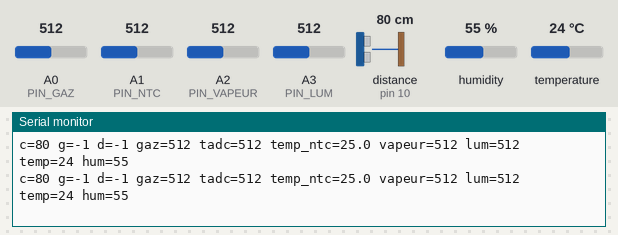
Bench run of a sketch on a simulated Arduino Uno, built with avr-gcc and run on an emulated ATmega328P. Parts: the last lines printed to the serial monitor. Wiring (inferred from the names in the program): ultrasonic range finder: trigger pin 9; echo pin 10. The test bench sets the inputs (shaded band); at power-on: A0 (PIN_GAZ) = 512, A1 (PIN_NTC) = 512, A2 (PIN_VAPEUR) = 512, A3 (PIN_LUM) = 512, distance to the obstacle (sensor on pin 10) 80 cm, humidity 55 %, temperature 24 °C. The echo pulse lasts 58.3 µs per cm.

Above: at 3.5 s.
3.6 s: A0 (PIN_GAZ) set to 107
At 10.09 s:
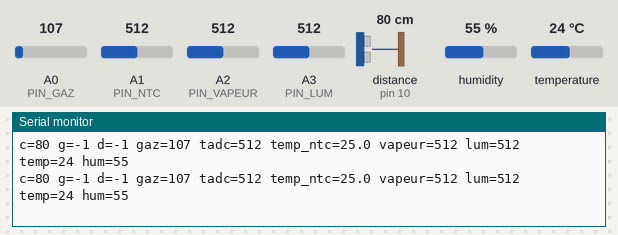
13.5 s: A0 (PIN_GAZ) set to 92
At 14.2 s:
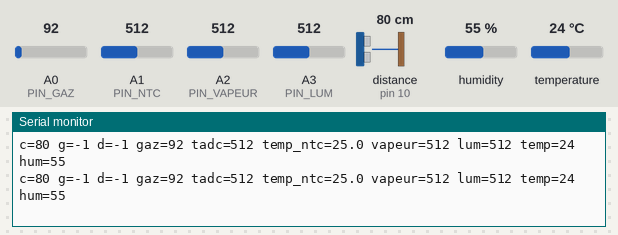
15.0 s: A1 (PIN_NTC) set to 347
At 15.8 s:
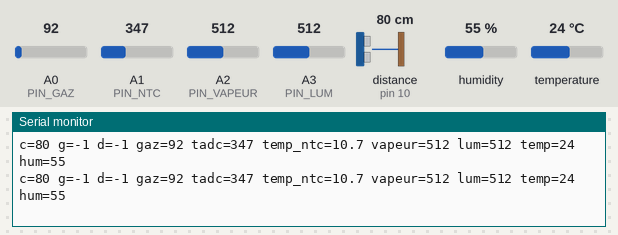
24.9 s: A1 (PIN_NTC) set to 321
At 26.19 s:
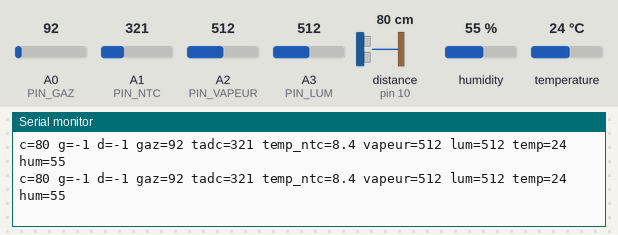
Timing chart, 0 to 27.9 s (numbered marks = the images above; inputs shaded):
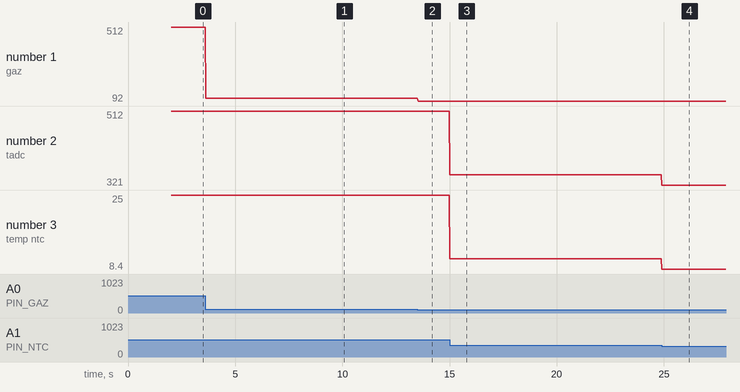

The sketch:

capteurs_dht11.ino
```cpp
/*
  capteurs_dht11.ino - Arduino Uno fixe sur la tete du Yanshee

  Reproduit le programme d'origine (code source perdu, comportement retrouve en
  desassemblant arduino/sauvegarde_origine.hex) et ajoute le DHT11.

  Envoie en continu, a 115200 bauds, une ligne au meme format qu'avant :
      c=28 g=-1 d=-1 gaz=64 vapeur=26 lum=50 temp=24 hum=55
  -> capteurs_serveur.py la lit telle quelle, rien a changer sur le robot.

  Broches (identiques a l'original) :
    HC-SR04 torse : Trig D9, Echo D10   -> c (cm, -1 si pas d'echo ou > 400 cm)
    g et d        : toujours -1 (l'original ne gerait qu'un ultrason)
    MQ-2 gaz      : A0                  -> gaz
    Thermistance  : A1 (NTC 10k, B 3950) -> tadc, temp_ntc  (rien de branche aujourd'hui)
    Vapeur        : A2                  -> vapeur
    Lumiere       : A3                  -> lum
  Nouveau :
    DHT11         : DATA sur D2         -> temp (degres C), hum (%)

  Comme l'original, une entree analogique n'est envoyee que si un capteur y est
  branche (test avec la resistance de tirage interne).
  Dans l'original, la thermistance s'appelait "temp" ; ici "temp" est le DHT11
  et la thermistance devient "temp_ntc".

  Bibliotheque a installer (IDE Arduino > Outils > Gerer les bibliotheques) :
    "DHT sensor library" d'Adafruit (accepter aussi "Adafruit Unified Sensor").

  Pour remettre le programme d'origine : voir arduino/sauvegarde_origine.hex.
*/

#include <DHT.h>
#include <math.h>

const int TRIG = 9;
const int ECHO = 10;
const int PIN_GAZ = A0;
const int PIN_NTC = A1;
const int PIN_VAPEUR = A2;
const int PIN_LUM = A3;
const int PIN_DHT = 2;

const unsigned long TIMEOUT_ECHO_US = 25000;   // ~4 m, comme l'original
const unsigned long PERIODE_DHT_MS = 2000;     // le DHT11 ne supporte pas plus de 1 lecture/s

DHT dht(PIN_DHT, DHT11);
float temperature = NAN;
float humidite = NAN;
unsigned long dernierDht = 0;

void setup() {
  Serial.begin(115200);
  pinMode(TRIG, OUTPUT);
  pinMode(ECHO, INPUT);
  digitalWrite(TRIG, LOW);
  dht.begin();
}

// Distance en cm, -1 si pas d'echo ou au-dela de 400 cm.
long distanceCm() {
  digitalWrite(TRIG, LOW);
  delayMicroseconds(2);
  digitalWrite(TRIG, HIGH);
  delayMicroseconds(10);
  digitalWrite(TRIG, LOW);
  unsigned long duree = pulseIn(ECHO, HIGH, TIMEOUT_ECHO_US);
  if (duree == 0) return -1;
  long cm = duree / 58;
  if (cm > 400) return -1;
  return cm;
}

// Capteur branche ? Avec la resistance de tirage, une entree en l'air monte a ~1023.
bool present(int pin) {
  pinMode(pin, INPUT_PULLUP);
  delayMicroseconds(300);
  analogRead(pin);
  int v = analogRead(pin);
  pinMode(pin, INPUT);
  delayMicroseconds(300);
  return v < 1005;
}

// Moyenne de 8 lectures (la premiere, souvent faussee, est jetee).
int lireMoyenne(int pin) {
  analogRead(pin);
  long somme = 0;
  for (int i = 0; i < 8; i++) somme += analogRead(pin);
  return somme / 8;
}

void lireDht() {
  if (millis() - dernierDht < PERIODE_DHT_MS) return;
  dernierDht = millis();
  float h = dht.readHumidity();
  float t = dht.readTemperature();
  if (!isnan(h) && !isnan(t)) {       // en cas d'echec, on garde la derniere bonne valeur
    humidite = h;
    temperature = t;
  }
}

void envoyerAnalogique(const char *cle, int pin) {
  if (!present(pin)) return;
  Serial.print(cle);
  Serial.print(lireMoyenne(pin));
}

void envoyerThermistance() {
  if (!present(PIN_NTC)) return;
  int adc = lireMoyenne(PIN_NTC);
  Serial.print(" tadc=");
  Serial.print(adc);
  if (adc < 3 || adc > 1000) return;
  float r = 10000.0 * (1023.0 / adc - 1.0);
  float t = 1.0 / (log(r / 10000.0) / 3950.0 + 1.0 / 298.15) - 273.15;
  if (t > -20 && t < 80) {
    Serial.print(" temp_ntc=");
    Serial.print(t, 1);
  }
}

void loop() {
  long c = distanceCm();
  lireDht();

  Serial.print("c=");
  Serial.print(c);
  Serial.print(" g=-1 d=-1");
  envoyerAnalogique(" gaz=", PIN_GAZ);
  envoyerThermistance();
  envoyerAnalogique(" vapeur=", PIN_VAPEUR);
  envoyerAnalogique(" lum=", PIN_LUM);
  if (!isnan(temperature)) {
    Serial.print(" temp=");
    Serial.print(temperature, 0);
    Serial.print(" hum=");
    Serial.print(humidite, 0);
  }
  Serial.println();
  delay(20);
}
```

Measured:
- after the input at 3.6 s, the serial monitor: prints a new line at once (image 1)
- after the input at 13.5 s, the serial monitor: prints a new line at once (image 2)
- after the input at 15.0 s, the serial monitor: prints a new line at once (image 3)
- after the input at 24.9 s, the serial monitor: prints a new line at once (image 4)
- plotted number 1: 512 → 107 after the input at 3.6 s, 107 → 92 after the input at 13.5 s
- plotted number 2: 512 → 347 after the input at 15.0 s, 347 → 321 after the input at 24.9 s
- plotted number 3: 25 → 10.7 after the input at 15.0 s, 10.7 → 8.4 after the input at 24.9 s
